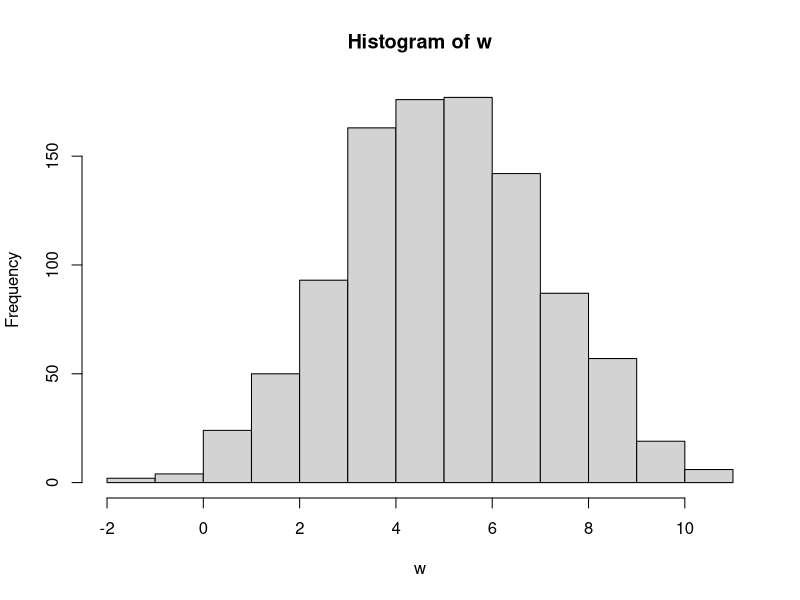
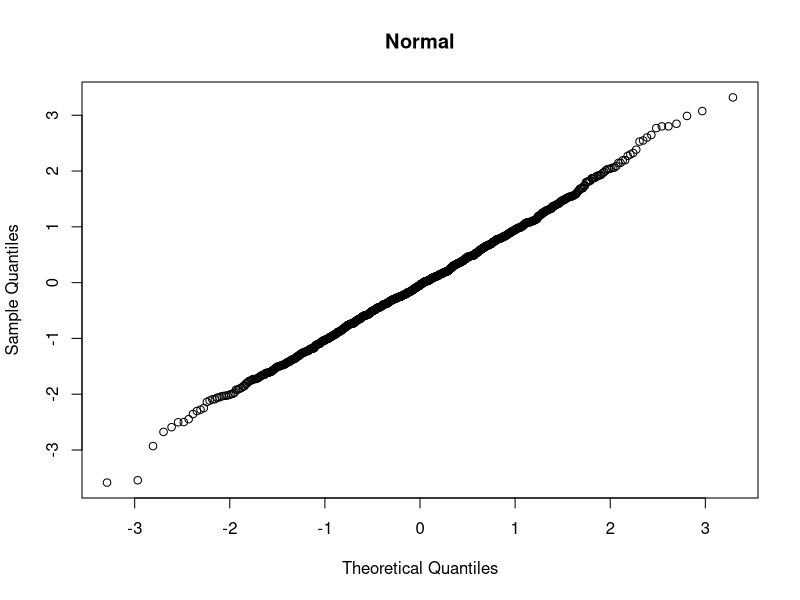

These charts were generated, in order, by the following R code:
print('normality test determine whether sample data has benn drown from a normally distribution or not ')

# there are total four methode to check the normality test 
w <- rnorm(1000,5,2)
w
#1 hist 
hist(w)
# qqplot ---> quantile 2 plot 


# 2. qqplot
qqnorm(rnorm(1000), main='Normal')


# 3. KS TEST 
print('H0 : data is normally distributed where H1 : means data is not normally distributed ')
print('id p_val >0.05')
data1 <- mtcars$mpg
ks.test(data1,length(data1))
#               error


#4 . shappiro Test 
shapiro.test(data1)

